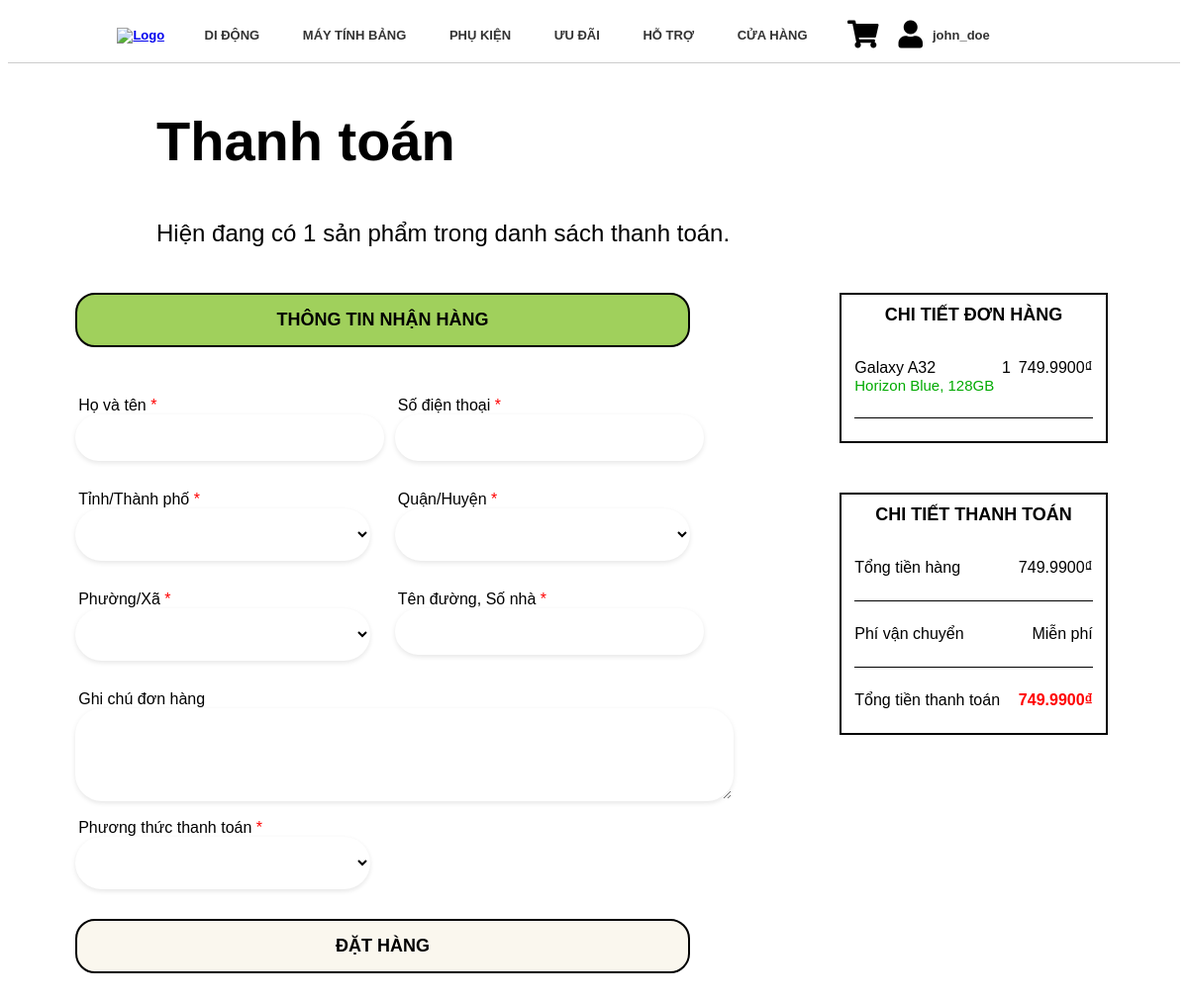
Page /dathang (signed in) on the committed database.
### tables this page shows
CREATE TABLE carts (
    cart_id INTEGER PRIMARY KEY AUTOINCREMENT, -- Sửa đổi tên cột
    user_id INTEGER, -- ID người dùng
    product_variant_id INTEGER, -- ID biến thể sản phẩm
    quantity INTEGER NOT NULL, -- Số lượng mặt hàng
    price DECIMAL(10, 2), -- Giá mặt hàng tại thời điểm thêm vào giỏ
    created_at DATETIME DEFAULT CURRENT_TIMESTAMP,
    updated_at DATETIME DEFAULT CURRENT_TIMESTAMP,
    FOREIGN KEY (user_id) REFERENCES users(user_id),
    FOREIGN KEY (product_variant_id) REFERENCES product_variants(variant_id)
);

CREATE TABLE products (
    product_id INTEGER PRIMARY KEY AUTOINCREMENT, -- Sửa đổi tên cột
    name TEXT NOT NULL,
    brand_id INTEGER,
    description TEXT,
    average_rating DECIMAL(3, 2) DEFAULT 0,
    review_count INTEGER DEFAULT 0,
    category_id INTEGER,
    price DECIMAL(10, 2) DEFAULT 0, -- Giá cơ bản cho sản phẩm
    image_url TEXT, -- Hình ảnh chính cho sản phẩm
    total_stock INTEGER DEFAULT 0, -- Tổng số lượng tồn kho
    total_sold INTEGER DEFAULT 0, -- Tổng số lượng đã bán
    is_variants INTEGER DEFAULT 0, -- Xác định sản phẩm có biến thể hay không (0 = không, 1 = có)
    is_active INTEGER DEFAULT 1, -- Trạng thái hoạt động của sản phẩm (0 = không hoạt động, 1 = hoạt động)
    created_at DATETIME DEFAULT CURRENT_TIMESTAMP,
    updated_at DATETIME DEFAULT CURRENT_TIMESTAMP, positive_summary TEXT, negative_summary TEXT,
    FOREIGN KEY (brand_id) REFERENCES brands(brand_id),
    FOREIGN KEY (category_id) REFERENCES categories(category_id)
);

CREATE TABLE product_variants (
    variant_id INTEGER PRIMARY KEY AUTOINCREMENT, -- Sửa đổi tên cột
    product_id INTEGER,
    color TEXT,
    storage TEXT,
    price DECIMAL(10, 2), -- Giá của biến thể
    stock_quantity INTEGER, -- Số lượng tồn kho cho biến thể
    sold_quantity INTEGER DEFAULT 0, -- Số lượng đã bán cho biến thể
    image_url TEXT, -- Hình ảnh của biến thể
    created_at DATETIME DEFAULT CURRENT_TIMESTAMP,
    updated_at DATETIME DEFAULT CURRENT_TIMESTAMP,
    FOREIGN KEY (product_id) REFERENCES products(product_id)
);

### main.py (the view)
@app.route('/dathang', methods=['GET'])
def checkout():
    user_id = session.get('user_id')
    if not user_id:
        flash("Bạn cần đăng nhập để mua hàng.", "warning")  # Flash thông báo yêu cầu đăng nhập
        return redirect(url_for('dangnhap'))  # Chuyển hướng đến trang đăng nhập nếu chưa đăng nhập
    conn = get_db_connection()
    try:
        cart_items = conn.execute('''
            SELECT c.cart_id, pv.product_id, p.name, pv.storage, pv.color, c.quantity, c.price, c.product_variant_id
            FROM carts c
            JOIN product_variants pv ON c.product_variant_id = pv.variant_id
            JOIN products p ON pv.product_id = p.product_id
            WHERE c.user_id = ?
        ''', (user_id,)).fetchall()
        if cart_items:
            total_price = round(sum(item['quantity'] * item['price'] for item in cart_items), 2)
            total_quantity = sum(item['quantity'] for item in cart_items)
            return render_template('user/dathang.html',
                                   cart_items=cart_items,
                                   total_price=total_price,
                                   total_quantity=total_quantity)
        else:
            flash('Không có sản phẩm nào trong giỏ hàng!', 'info')  # Flash thông báo giỏ hàng trống
            return redirect(url_for('show_cart'))  # Chuyển hướng đến trang giỏ hàng
    finally:
        conn.close()

### main.py (called while the page is built)
def get_db_connection():
    conn = sqlite3.connect('db/csdl.db')
    conn.row_factory = sqlite3.Row
    return conn

### templates/user/dathang.html (shortened to what this page needs)
<!DOCTYPE html>
<html lang="en">
<head>
    <link rel="stylesheet" href="/static/css/dathang.css">
    <link rel="stylesheet" href="https://cdnjs.cloudflare.com/ajax/libs/font-awesome/5.15.3/css/all.min.css">
</head>
<body>
    <nav>
        <div class="navbar">
            <div class="logo">
                <a href="/"><img src="logo1.svg" alt="Logo"></a>
            </div>
            <div class="nav-links">
                <ul class="links">
                    <li>
                        <a href="/categories/1">DI ĐỘNG</a>
                    </li>
                    <li>
                        <a href="/categories/2">MÁY TÍNH BẢNG</a>
                    </li>
                    <li>
                        <a href="/categories/3">PHỤ KIỆN</a>
                    </li>
                    <li>
                        <a href="uudai.html">ƯU ĐÃI</a>
                    </li>
                    <li>
                        <a href="hotro.html">HỖ TRỢ</a>
                    </li>
                    <li><a href="cuahang.html">CỬA HÀNG</a></li>
                </ul>
            </div>
            <div class="order-button">
                <a href="giohang.html"><a href="/cart"><label class="cart-icon"><i class="fas fa-shopping-cart"></i></label></a>
                <div class="taikhoan"> <label class="user-icon"><i class="fas fa-user"></i></label>
                    {% if session['email'] %}
                        <a href="taikhoan.html">{{ session['username'] }}</a>
                    {% else %}
                        <a href="taikhoan.html"></a>
                        <ul>
                            <li><a href="#">Chào mừng bạn </a></li>
                            <li><a href="/dangnhap">Đăng nhập/Đăng kí</a></li>
                        </ul>
                    {% endif %}
                </div>
            </div>
        </div>
    </nav>
    <section class="cart-title">
        <div class="container">
            <h1>Thanh toán</h1>
            <p>Hiện đang có {{ total_quantity }} sản phẩm trong danh sách thanh toán.</p>
        </div>
      </section>
      <div class="main-content-tt">
        <div class="first-content">
          <div class="first-content-1">
            <div class="head1">THÔNG TIN NHẬN HÀNG</div>
            <form action="/guidathang" method="POST" id="orderForm" onsubmit="return validateOrderForm()">
                <div class="row2">
                    <div class="input-group">
                        <label for="name">Họ và tên <span style="color:red">*</span></label>
                        <input type="text" id ="name" name ="name" value="" required>
                    </div>
                    <div class="input-group">
                        <label for="number">Số điện thoại <span style="color:red">*</span></label>
                        <input type="tel" id="number" name="number" value="" required inputmode="numeric">
                    </div>
                </div>
                <div class="row2">
                    <div class="input-group">
                        <label for="name">Tỉnh/Thành phố <span style="color:red">*</span></label>
                        <select id="dinoselect" name="dinoselect">
                            <option></option>
                            <option>Hà Nội</option>
                        </select>
                    </div>
                    <div class="input-group">
                        <label for="name">Quận/Huyện <span style="color:red">*</span></label>
                        <select id="dinoselect2" name="dinoselect2">
                                <option> <label for="dinoselect2"> </label></option>
                        </select>
                    </div>
                </div>
                <div class="row2">
                    <div class="input-group">
                        <label for="name">Phường/Xã <span style="color:red">*</span></label>
                        <select id="dinoselect3" name="dinoselect3">
                            <option> <label for="dinoselect3"> </label></option>
                        </select>
                    </div>
                    <div class="input-group">
                        <label for="name">Tên đường, Số nhà <span style="color:red">*</span></label>
                         <input type="text" id ="address" name ="address" required>
                    </div>
                </div>
                <div class="row2">
                    <div class="input-group2">
                        <label for="message">Ghi chú đơn hàng </label>
                        <textarea name="message" id="message"></textarea>
                    </div>
                </div>
                <div class="row2">
                    <div class="input-group">
                        <label for="name">Phương thức thanh toán <span style="color:red">*</span></label>
                        <select id="dinoselect5" name="dinoselect5">
                                <option> <label for="dinoselect5"></label></option>
                        </select>
                    </div>
                </div>
                <button type="submit" class="a">ĐẶT HÀNG</button>
            </form>
          </div>
        </div>
        <div class="second-content">
          <div class="second-content-1">
            <div class="head2">CHI TIẾT ĐƠN HÀNG</div>
            <div class="se-content-1">
            {% for cart_item in cart_items %}
            <div class="se-content1">
                <div class="product-info">
                    <div class="info1"><td>{{ cart_item.name }}</td><br>
                    <div class="feature">{{ cart_item['color'] }}, {{ cart_item['storage'] }}</div></div>
                    <div class="info2">{{ cart_item.quantity }}</div>
                    <div class="info3">{{ cart_item.price }}00₫</div>
                </div>
            </div>
            {% endfor %}
        </div>
          </div>
        <div class="second-content-1">
            <div class="head2">CHI TIẾT THANH TOÁN</div>
            <div class="se-content-1">
                <div class="se-content1">
                    <div class="product-info">
                        <div class="info1">Tổng tiền hàng</div>
                        <div class="info2">{{ total_price }}00₫</div>
                    </div>
                </div>
                <div class="se-content1">
                    <div class="product-info">
                        <div class="info1">Phí vận chuyển</div>
                        <div class="info2">Miễn phí</div>
                    </div>
                </div>
                <div class="se-content1">
                    <div class="product-info">
                        <div class="info1">Tổng tiền thanh toán</div>
                        <div class="info2"><span style="color:red; font-weight: 600;">{{ total_price }}00₫</span></div>
                    </div>
                </div>
            </div>
        </div>
        </div>
      </div>
</body>
</html>

### static/css/dathang.css (style rules this page uses)
body { font-family: 'Be Vietnam Pro', sans-serif; }
.navbar { display: flex; justify-content: space-between; align-items: center; background-color: #fff; font-family: 'Be Vietnam Pro', sans-serif; font-weight: 600; font-size: small; padding: 10px; border-bottom: 1px solid #ccc; position: relative; }
.navbar .logo { display: inline-block; margin-right: -80px; }
.navbar .logo img { width: 50px; height: 50px; }
.navbar .nav-links { display: inline-block; vertical-align: top; margin-right: -100px; }
.navbar .nav-links ul { list-style: none; margin: 0; padding: 0; }
.navbar .nav-links li { display: inline-block; margin: 10px 10px; position: relative; }
.navbar .nav-links a { color: #333; text-decoration: none; font-weight: bold; padding: 10px; transition: color 0.3s ease; }
.navbar .order-button { display: flex; align-items: center; margin-right: 60px; }
.navbar .order-button a { display: flex; align-items: center; color: #333; text-decoration: none; font-weight: bold; margin-right: 20px; }
.navbar .taikhoan { position: relative; display: flex; align-items: center; }
.navbar .taikhoan a { display: block; padding: 10px; color: #333; text-align: left; white-space: nowrap; overflow: hidden; text-overflow: ellipsis; width: 150px; }
.search-icon, .cart-icon, .user-icon { color:#000000; font-size: 28px; cursor: pointer; margin: auto; text-align: center; }
.cart-title { background-color: #fff; padding: 0px 150px; }
.cart-title h1 { font-weight: 700; font-size: clamp(24px, 6vw, 56px); }
.cart-title p { font-weight: 400; font-size: clamp(16px, 6vw, 24px); margin-top: 5px; }
.main-content-tt { display: flex; justify-content: space-between; height: 900px; padding: 10px; }
.first-content { height: 100%; width: 65%; padding: 1% 5%; }
.first-content-1 { height: 100%; width: 100%; }
.second-content { display: flex; flex-direction: column; width: 35%; margin-left: 8%; margin-top:1%; }
.second-content-1 { border: 2px solid; width:80%; margin-bottom: 50px; }
.head1 { background: #A0D05C; padding: 15px; border-radius: 20px; display: flex; justify-content: center; border: 2px solid #000; font-weight: 600; font-size: clamp(12px, 2vw, 18px); color: #000; }
#orderForm { width:100%; display:flex; flex-direction: column; margin: 50px auto; }
.row2 { display:flex; justify-content: space-between; }
.row2:nth-child(4) { height: 130px; }
.row2 .input-group { flex-basis:48%; }
.row2 .input-group2 { flex-basis:100%; justify-content: space-between; }
.input-group { margin-bottom: 30px; }
.row2 input { width:90%; padding:20px; outline:0; border-radius: 27px; background: #fff; font-size: clamp(11px, 3vw, 16px); border: 2px solid #fff; box-shadow: 0 2px 5px rgba(0, 0, 0, 0.1); height: 3px; }
.row2 .input-group select { width:100%; padding:10px; outline:0; border: none; border-radius: 27px; background: #fff; font-size: clamp(11px, 2vw, 16px); height: 53px; box-shadow: 0 2px 5px rgba(0, 0, 0, 0.1); }
.row2 .input-group label { left:15px; top:10px; padding:3px; color: black; cursor:text; font-size: clamp(11px, 2vw, 16px); }
.row2 .input-group2 label { left:15px; top:10px; padding:3px; color: black; cursor:text; font-size: clamp(11px, 2vw, 16px); }
.row2 .input-group2 textarea { width: 100%; padding:20px; outline:0; border: 2px solid #fff; border-radius: 27px; background-color: #fff; font-size: clamp(11px, 2vw, 16px); height:50px ; box-shadow: 0 2px 5px rgba(0, 0, 0, 0.1); }
#orderForm .a { padding: 15px; background-color: #FAF7EE; border-radius: 20px; cursor: pointer; display: flex; justify-content: center; border: 2px solid #000; font-weight: 600; font-size: clamp(12px, 2vw, 18px); color: #000; }
.head2 { padding:10px; display: flex; justify-content: center; font-weight: 600; font-size: clamp(14px, 2vw, 18px); color: black; }
.se-content1 { margin-top:9%; }
.product-info { display: flex; justify-content: space-between; font-size: clamp(14px, 2vw, 16px); margin: 9% 5% 9% 5% ; }
.product-info .feature { font-size: clamp(12px, 2vw, 15px); color:#00AA00; }

### rows in the picture
carts: name "Galaxy A32", color "Horizon Blue", storage "128GB", quantity "1", price "749.99"

### other values in the picture
{{ session['username'] }} "john_doe"
{{ total_quantity }} "1"
{{ total_price }} "749.99"
